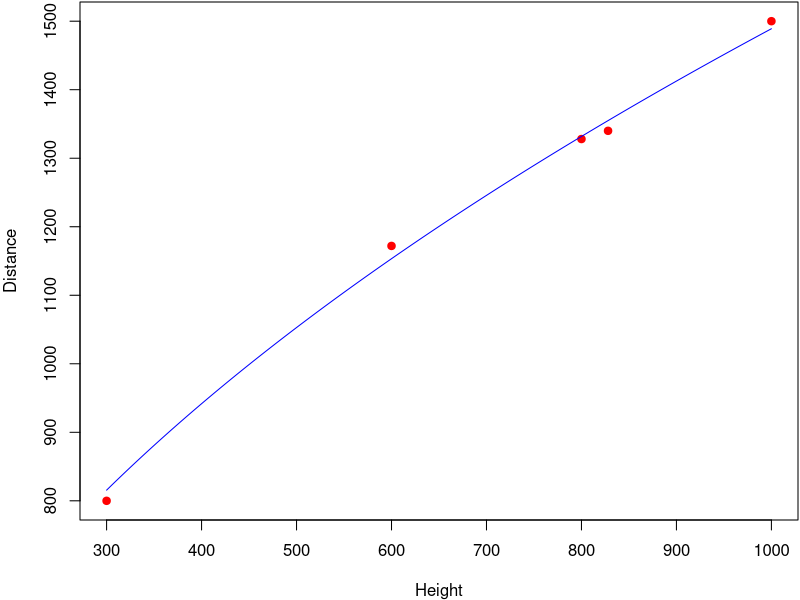

This chart was generated by the following R code:
## ---- chunk 1
library(tidyverse)
library(kableExtra)
## ---- chunk 2

galileo <- read.csv("galileo.csv")

knitr::kable(
  galileo,
  caption = 'Measurements and predictions for Galileo experiment with ramp and shelf on horizontal distance traveled as a function
of height of ball drop.', 
   booktabs=TRUE
)
## ---- chunk 3
par(mar = c(4, 4, .1, .1))
g.mod1 <- lm(Distance ~ sqrt(Height)-1, data=galileo)
# coef(g.mod1)[1]

Height.grid <- seq(300,1000,0.1)
yhat <- coef(g.mod1)[1] * sqrt(Height.grid)

plot(galileo$Distance ~ galileo$Height,  pch = 19, col="red",
  xlab="Height", ylab="Distance")
lines(Height.grid, yhat, col="blue")
## ---- chunk 4

dysphonia <- read.csv("dysphonia.csv")

knitr::kable(
  dysphonia,
  caption = 'Age, Gender, and Dysphonia Grade for 30 Subjects - VALI Study.',
  booktabs=TRUE
)
